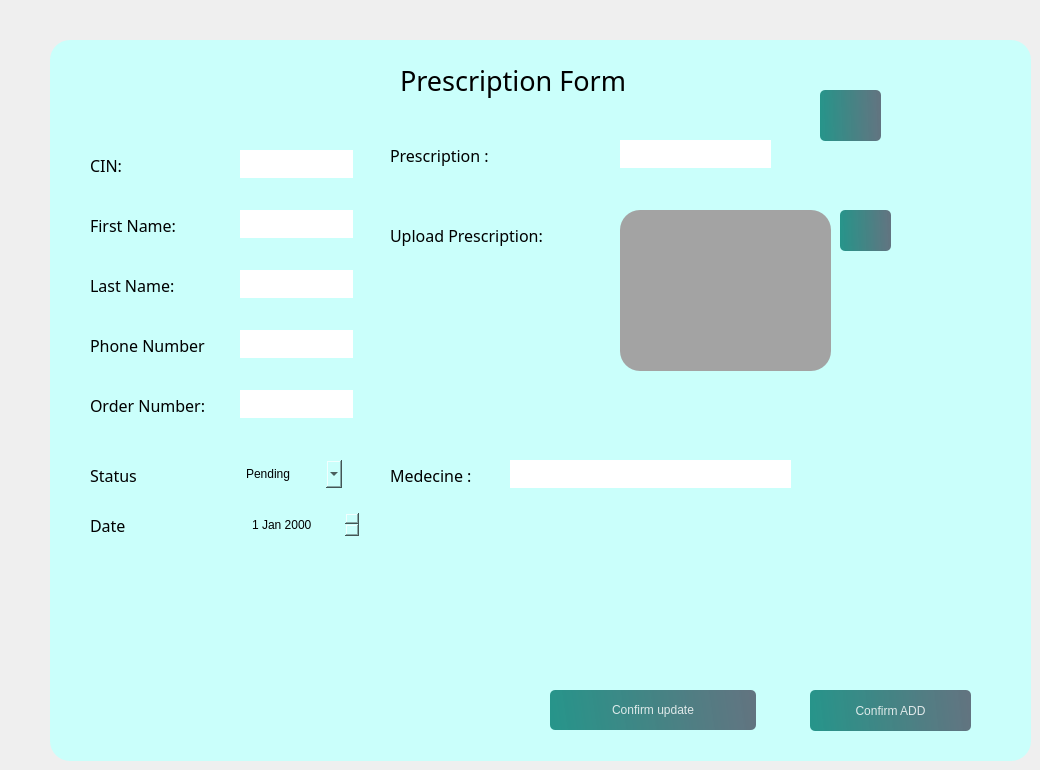
            <widget class="QWidget" name="a3">
             <widget class="QFrame" name="frame_5">
              <property name="geometry">
               <rect>
                <x>50</x>
                <y>40</y>
                <width>981</width>
                <height>721</height>
               </rect>
              </property>
              <property name="styleSheet">
               <string notr="true">

background-color: rgb(202, 255, 251);
border-radius:20px;</string>
              </property>
              <property name="frameShape">
               <enum>QFrame::Shape::StyledPanel</enum>
              </property>
              <property name="frameShadow">
               <enum>QFrame::Shadow::Raised</enum>
              </property>
              <widget class="QPushButton" name="pushButton_22">
               <property name="geometry">
                <rect>
                 <x>770</x>
                 <y>50</y>
                 <width>61</width>
                 <height>51</height>
                </rect>
               </property>
               <property name="styleSheet">
                <string notr="true">
#pushButton_20{
color: rgb(0, 0, 0);
}
QPushButton, #pushButton_20{
	background-color: qlineargradient(spread:pad, x1:0, y1:0.505682, x2:1, y2:0.477, stop:0 rgba(11, 131, 120, 219), stop:1 rgba(85, 98, 112, 226));
	color:rgba(255, 255, 255, 210);
	border-radius:5px;
}

QPushButton#pushButton_20:hover{
	background-color: qlineargradient(spread:pad, x1:0, y1:0.505682, x2:1, y2:0.477, stop:0 rgba(150, 123, 111, 219), stop:1 rgba(85, 81, 84, 226));
}

QPushButton#pushButton_20:pressed{
	padding-left:5px;
	padding-top:5px;
	background-color:rgba(150, 123, 111, 255);
}
</string>
               </property>
               <property name="text">
                <string/>
               </property>
               <property name="icon">
                <iconset resource="resource.qrc">
                 <normaloff>:/img/img/trash-2.svg</normaloff>:/img/img/trash-2.svg</iconset>
               </property>
               <property name="checkable">
                <bool>true</bool>
               </property>
               <property name="autoExclusive">
                <bool>true</bool>
               </property>
              </widget>
              <widget class="QLabel" name="label_16">
               <property name="geometry">
                <rect>
                 <x>40</x>
                 <y>110</y>
                 <width>111</width>
                 <height>31</height>
                </rect>
               </property>
               <property name="font">
                <font>
                 <family>Bell MT</family>
                 <pointsize>12</pointsize>
                 <bold>false</bold>
                </font>
               </property>
               <property name="styleSheet">
                <string notr="true">color: rgb(0, 0, 0);
</string>
               </property>
               <property name="text">
                <string>CIN:</string>
               </property>
              </widget>
              <widget class="QLabel" name="label_17">
               <property name="geometry">
                <rect>
                 <x>40</x>
                 <y>170</y>
                 <width>111</width>
                 <height>31</height>
                </rect>
               </property>
               <property name="font">
                <font>
                 <family>Bell MT</family>
                 <pointsize>12</pointsize>
                 <bold>false</bold>
                </font>
               </property>
               <property name="styleSheet">
                <string notr="true">color: rgb(0, 0, 0);</string>
               </property>
               <property name="text">
                <string>First Name:</string>
               </property>
              </widget>
              <widget class="QLabel" name="label_18">
               <property name="geometry">
                <rect>
                 <x>40</x>
                 <y>230</y>
                 <width>111</width>
                 <height>31</height>
                </rect>
               </property>
               <property name="font">
                <font>
                 <family>Bell MT</family>
                 <pointsize>12</pointsize>
                 <bold>false</bold>
                </font>
               </property>
               <property name="styleSheet">
                <string notr="true">color: rgb(0, 0, 0);</string>
               </property>
               <property name="text">
                <string>Last Name:</string>
               </property>
              </widget>
              <widget class="QLabel" name="label_19">
               <property name="geometry">
                <rect>
                 <x>40</x>
                 <y>290</y>
                 <width>141</width>
                 <height>31</height>
                </rect>
               </property>
               <property name="font">
                <font>
                 <family>Bell MT</family>
                 <pointsize>12</pointsize>
                 <bold>false</bold>
                </font>
               </property>
               <property name="styleSheet">
                <string notr="true">color: rgb(0, 0, 0);</string>
               </property>
               <property name="text">
                <string>Phone Number</string>
               </property>
              </widget>
              <widget class="QLabel" name="label_20">
               <property name="geometry">
                <rect>
                 <x>40</x>
                 <y>420</y>
                 <width>131</width>
                 <height>31</height>
                </rect>
               </property>
               <property name="font">
                <font>
                 <family>Bell MT</family>
                 <pointsize>12</pointsize>
                 <bold>false</bold>
                </font>
               </property>
               <property name="styleSheet">
                <string notr="true">color: rgb(0, 0, 0);</string>
               </property>
               <property name="text">
                <string>Status </string>
               </property>
              </widget>
              <widget class="QLabel" name="label_21">
               <property name="geometry">
                <rect>
                 <x>340</x>
                 <y>420</y>
                 <width>111</width>
                 <height>31</height>
                </rect>
               </property>
               <property name="font">
                <font>
                 <family>Bell MT</family>
                 <pointsize>12</pointsize>
                 <bold>false</bold>
                </font>
               </property>
               <property name="styleSheet">
                <string notr="true">color: rgb(0, 0, 0);</string>
               </property>
               <property name="text">
                <string>Medecine :</string>
               </property>
              </widget>
              <widget class="QLabel" name="label_22">
               <property name="geometry">
                <rect>
                 <x>40</x>
                 <y>350</y>
                 <width>131</width>
                 <height>31</height>
                </rect>
               </property>
               <property name="font">
                <font>
                 <family>Bell MT</family>
                 <pointsize>12</pointsize>
                 <bold>false</bold>
                </font>
               </property>
               <property name="styleSheet">
                <string notr="true">color: rgb(0, 0, 0);</string>
               </property>
               <property name="text">
                <string>Order Number:</string>
               </property>
              </widget>
              <widget class="QLineEdit" name="lineEdit_7">
               <property name="geometry">
                <rect>
                 <x>190</x>
                 <y>350</y>
                 <width>113</width>
                 <height>28</height>
                </rect>
               </property>
               <property name="styleSheet">
                <string notr="true">background-color: rgb(255, 255, 255);
color: rgb(0, 0, 0);</string>
               </property>
              </widget>
              <widget class="QLineEdit" name="lineEdit_8">
               <property name="geometry">
                <rect>
                 <x>460</x>
                 <y>420</y>
                 <width>281</width>
                 <height>28</height>
                </rect>
               </property>
               <property name="styleSheet">
                <string notr="true">background-color: rgb(255, 255, 255);
color: rgb(0, 0, 0);</string>
               </property>
               <property name="text">
                <string/>
               </property>
              </widget>
              <widget class="QLineEdit" name="lineEdit_11">
               <property name="geometry">
                <rect>
                 <x>190</x>
                 <y>230</y>
                 <width>113</width>
                 <height>28</height>
                </rect>
               </property>
               <property name="styleSheet">
                <string notr="true">background-color: rgb(255, 255, 255);
color: rgb(0, 0, 0);</string>
               </property>
              </widget>
              <widget class="QLineEdit" name="lineEdit_12">
               <property name="geometry">
                <rect>
                 <x>190</x>
                 <y>170</y>
                 <width>113</width>
                 <height>28</height>
                </rect>
               </property>
               <property name="styleSheet">
                <string notr="true">background-color: rgb(255, 255, 255);
color: rgb(0, 0, 0);</string>
               </property>
              </widget>
              <widget class="QLineEdit" name="lineEdit_13">
               <property name="geometry">
                <rect>
                 <x>190</x>
                 <y>110</y>
                 <width>113</width>
                 <height>28</height>
                </rect>
               </property>
               <property name="styleSheet">
                <string notr="true">background-color: rgb(255, 255, 255);
color: rgb(0, 0, 0);</string>
               </property>
              </widget>
              <widget class="QLabel" name="label_23">
               <property name="geometry">
                <rect>
                 <x>340</x>
                 <y>100</y>
                 <width>161</width>
                 <height>31</height>
                </rect>
               </property>
               <property name="font">
                <font>
                 <family>Bell MT</family>
                 <pointsize>12</pointsize>
                 <bold>false</bold>
                </font>
               </property>
               <property name="styleSheet">
                <string notr="true">color: rgb(0, 0, 0);</string>
               </property>
               <property name="text">
                <string>Prescription :</string>
               </property>
              </widget>
              <widget class="QLineEdit" name="lineEdit_14">
               <property name="geometry">
                <rect>
                 <x>570</x>
                 <y>100</y>
                 <width>151</width>
                 <height>28</height>
                </rect>
               </property>
               <property name="styleSheet">
                <string notr="true">background-color: rgb(255, 255, 255);
color: rgb(0, 0, 0);</string>
               </property>
              </widget>
              <widget class="QLabel" name="label_25">
               <property name="geometry">
                <rect>
                 <x>340</x>
                 <y>180</y>
                 <width>201</width>
                 <height>31</height>
                </rect>
               </property>
               <property name="font">
                <font>
                 <family>Bell MT</family>
                 <pointsize>12</pointsize>
                 <bold>false</bold>
                </font>
               </property>
               <property name="styleSheet">
                <string notr="true">color: rgb(0, 0, 0);</string>
               </property>
               <property name="text">
                <string>Upload Prescription:</string>
               </property>
              </widget>
              <widget class="QFrame" name="frame_6">
               <property name="geometry">
                <rect>
                 <x>570</x>
                 <y>170</y>
                 <width>211</width>
                 <height>161</height>
                </rect>
               </property>
               <property name="styleSheet">
                <string notr="true">background-color: rgb(163, 163, 163);</string>
               </property>
               <property name="frameShape">
                <enum>QFrame::Shape::StyledPanel</enum>
               </property>
               <property name="frameShadow">
                <enum>QFrame::Shadow::Raised</enum>
               </property>
              </widget>
              <widget class="QPushButton" name="aa">
               <property name="geometry">
                <rect>
                 <x>500</x>
                 <y>650</y>
                 <width>206</width>
                 <height>40</height>
                </rect>
               </property>
               <property name="maximumSize">
                <size>
                 <width>16777215</width>
                 <height>16777213</height>
                </size>
               </property>
               <property name="styleSheet">
                <string notr="true">
#pushButton_aa{
color: rgb(0, 0, 0);
}
QPushButton, #pushButton_aa{
	background-color: qlineargradient(spread:pad, x1:0, y1:0.505682, x2:1, y2:0.477, stop:0 rgba(11, 131, 120, 219), stop:1 rgba(85, 98, 112, 226));
	color:rgba(255, 255, 255, 210);
	border-radius:5px;
}

QPushButton#pushButton_aa:hover{
	background-color: qlineargradient(spread:pad, x1:0, y1:0.505682, x2:1, y2:0.477, stop:0 rgba(150, 123, 111, 219), stop:1 rgba(85, 81, 84, 226));
}

QPushButton#pushButton_aa:pressed{
	padding-left:5px;
	padding-top:5px;
	background-color:rgba(150, 123, 111, 255);
}
</string>
               </property>
               <property name="text">
                <string>Confirm update</string>
               </property>
               <property name="icon">
                <iconset resource="resource.qrc">
                 <normaloff>:/img/img/check-circle.svg</normaloff>:/img/img/check-circle.svg</iconset>
               </property>
              </widget>
              <widget class="QPushButton" name="p9_3">
               <property name="geometry">
                <rect>
                 <x>760</x>
                 <y>650</y>
                 <width>161</width>
                 <height>41</height>
                </rect>
               </property>
               <property name="maximumSize">
                <size>
                 <width>16777215</width>
                 <height>16777213</height>
                </size>
               </property>
               <property name="styleSheet">
                <string notr="true">
#pushButton_bb{
color: rgb(0, 0, 0);
}
QPushButton, #pushButton_bb{
	background-color: qlineargradient(spread:pad, x1:0, y1:0.505682, x2:1, y2:0.477, stop:0 rgba(11, 131, 120, 219), stop:1 rgba(85, 98, 112, 226));
	color:rgba(255, 255, 255, 210);
	border-radius:5px;
}

QPushButton#pushButton_bb:hover{
	background-color: qlineargradient(spread:pad, x1:0, y1:0.505682, x2:1, y2:0.477, stop:0 rgba(150, 123, 111, 219), stop:1 rgba(85, 81, 84, 226));
}

QPushButton#pushButton_bb:pressed{
	padding-left:5px;
	padding-top:5px;
	background-color:rgba(150, 123, 111, 255);
}
</string>
               </property>
               <property name="text">
                <string>Confirm ADD</string>
               </property>
               <property name="icon">
                <iconset resource="resource.qrc">
                 <normaloff>:/img/img/plus-circle.svg</normaloff>:/img/img/plus-circle.svg</iconset>
               </property>
              </widget>
              <widget class="QLabel" name="label_26">
               <property name="geometry">
                <rect>
                 <x>350</x>
                 <y>20</y>
                 <width>271</width>
                 <height>41</height>
                </rect>
               </property>
               <property name="font">
                <font>
                 <family>Bell MT</family>
                 <pointsize>20</pointsize>
                 <bold>false</bold>
                </font>
               </property>
               <property name="styleSheet">
                <string notr="true">color: rgb(0, 0, 0);</string>
               </property>
               <property name="text">
                <string>Prescription Form</string>
               </property>
              </widget>
              <widget class="QPushButton" name="pushButton_30">
               <property name="geometry">
                <rect>
                 <x>790</x>
                 <y>170</y>
                 <width>51</width>
                 <height>41</height>
                </rect>
               </property>
               <property name="styleSheet">
                <string notr="true">
#pushButton_20{
color: rgb(0, 0, 0);
}
QPushButton, #pushButton_20{
	background-color: qlineargradient(spread:pad, x1:0, y1:0.505682, x2:1, y2:0.477, stop:0 rgba(11, 131, 120, 219), stop:1 rgba(85, 98, 112, 226));
	color:rgba(255, 255, 255, 210);
	border-radius:5px;
}

QPushButton#pushButton_20:hover{
	background-color: qlineargradient(spread:pad, x1:0, y1:0.505682, x2:1, y2:0.477, stop:0 rgba(150, 123, 111, 219), stop:1 rgba(85, 81, 84, 226));
}

QPushButton#pushButton_20:pressed{
	padding-left:5px;
	padding-top:5px;
	background-color:rgba(150, 123, 111, 255);
}
</string>
               </property>
               <property name="text">
                <string/>
               </property>
               <property name="icon">
                <iconset resource="resource.qrc">
                 <normaloff>:/img/img/upload.svg</normaloff>:/img/img/upload.svg</iconset>
               </property>
               <property name="checkable">
                <bool>true</bool>
               </property>
               <property name="autoExclusive">
                <bool>true</bool>
               </property>
              </widget>
              <widget class="QLineEdit" name="lineEdit_15">
               <property name="geometry">
                <rect>
                 <x>190</x>
                 <y>290</y>
                 <width>113</width>
                 <height>28</height>
                </rect>
               </property>
               <property name="styleSheet">
                <string notr="true">background-color: rgb(255, 255, 255);
color: rgb(0, 0, 0);</string>
               </property>
              </widget>
              <widget class="QComboBox" name="comboBox_2">
               <property name="geometry">
                <rect>
                 <x>191</x>
                 <y>420</y>
                 <width>101</width>
                 <height>28</height>
                </rect>
               </property>
               <property name="styleSheet">
                <string notr="true">color: rgb(255, 255, 255);
color: rgb(0, 0, 0);</string>
               </property>
               <item>
                <property name="text">
                 <string>Pending</string>
                </property>
               </item>
               <item>
                <property name="text">
                 <string>Expired</string>
                </property>
               </item>
               <item>
                <property name="text">
                 <string>Filled</string>
                </property>
               </item>
              </widget>
              <widget class="QLabel" name="label_149">
               <property name="geometry">
                <rect>
                 <x>40</x>
                 <y>470</y>
                 <width>131</width>
                 <height>31</height>
                </rect>
               </property>
               <property name="font">
                <font>
                 <family>Bell MT</family>
                 <pointsize>12</pointsize>
                 <bold>false</bold>
                </font>
               </property>
               <property name="styleSheet">
                <string notr="true">color: rgb(0, 0, 0);</string>
               </property>
               <property name="text">
                <string>Date</string>
               </property>
              </widget>
              <widget class="QDateEdit" name="dateEdit_11">
               <property name="geometry">
                <rect>
                 <x>200</x>
                 <y>470</y>
                 <width>110</width>
                 <height>29</height>
                </rect>
               </property>
               <property name="styleSheet">
                <string notr="true">color: rgb(0, 0, 0);</string>
               </property>
              </widget>
             </widget>
            </widget>
